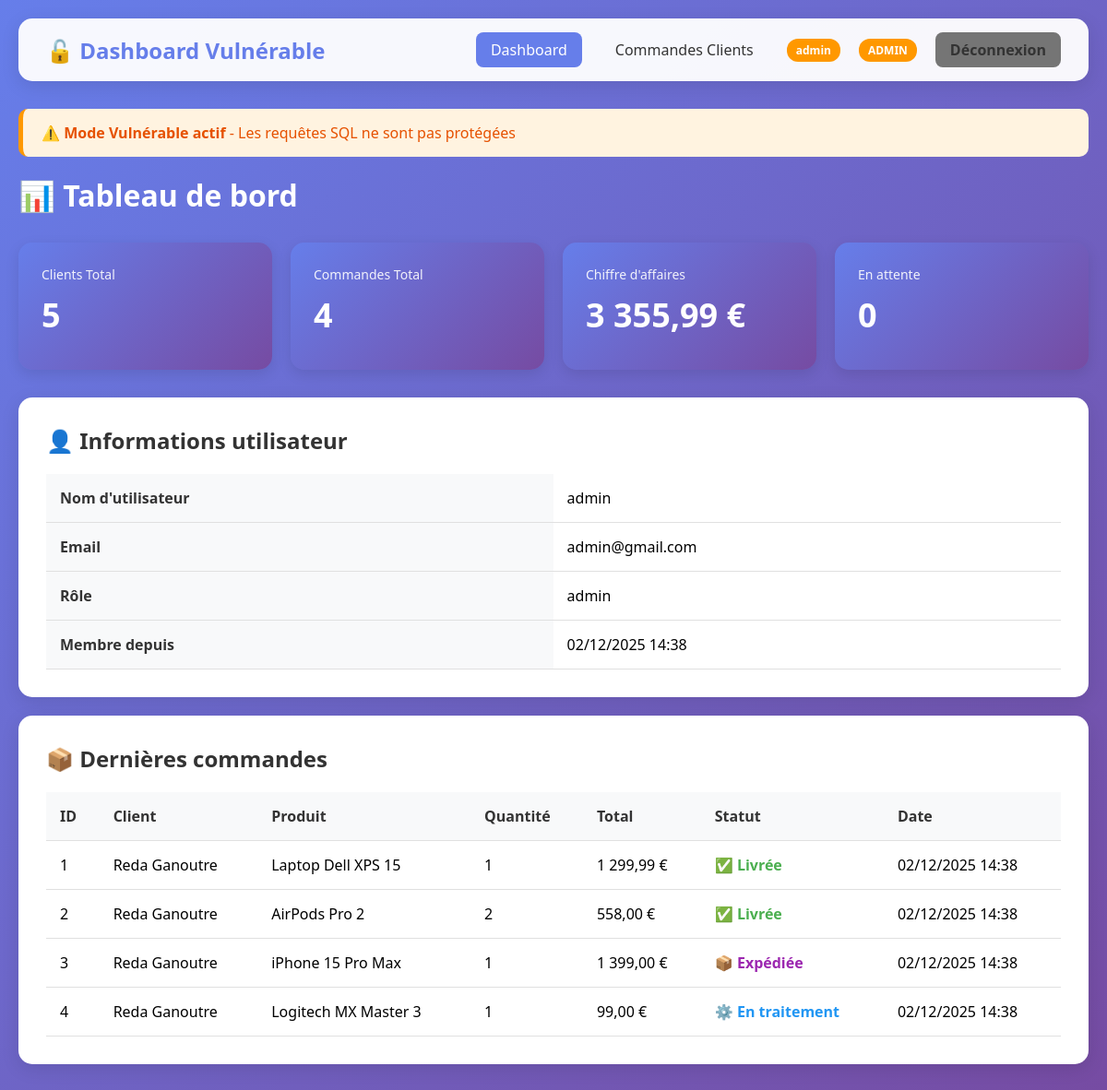
The page /vulnerable/dashboard.php (signed in) on the database its author committed.
### tables this page shows
CREATE TABLE IF NOT EXISTS users (
    id INT AUTO_INCREMENT PRIMARY KEY,
    username VARCHAR(50) NOT NULL UNIQUE,
    password VARCHAR(255) NOT NULL,
    email VARCHAR(100),
    role ENUM('admin', 'user') DEFAULT 'user',
    created_at TIMESTAMP DEFAULT CURRENT_TIMESTAMP
);

CREATE TABLE IF NOT EXISTS orders (
    id INT AUTO_INCREMENT PRIMARY KEY,
    client_id INT NOT NULL,
    product_id INT NOT NULL,
    quantity INT NOT NULL,
    total_price DECIMAL(10, 2) NOT NULL,
    status ENUM('pending', 'processing', 'shipped', 'delivered', 'cancelled') DEFAULT 'pending',
    order_date TIMESTAMP DEFAULT CURRENT_TIMESTAMP,
    FOREIGN KEY (client_id) REFERENCES clients(id) ON DELETE CASCADE,
    FOREIGN KEY (product_id) REFERENCES products(id) ON DELETE CASCADE
);

CREATE TABLE IF NOT EXISTS clients (
    id INT AUTO_INCREMENT PRIMARY KEY,
    name VARCHAR(100) NOT NULL,
    email VARCHAR(100) NOT NULL,
    phone VARCHAR(20),
    address TEXT,
    created_at TIMESTAMP DEFAULT CURRENT_TIMESTAMP
);

CREATE TABLE IF NOT EXISTS products (
    id INT AUTO_INCREMENT PRIMARY KEY,
    name VARCHAR(100) NOT NULL,
    price DECIMAL(10, 2) NOT NULL,
    stock INT DEFAULT 0,
    description TEXT,
    created_at TIMESTAMP DEFAULT CURRENT_TIMESTAMP
);

### includes/functions.php (called while the page is built, shortened)
<?php
function isLoggedIn() {
    return isset($_SESSION['user_id']);
}
function getCurrentUser($pdo) {
    $stmt = $pdo->prepare("SELECT id, username, email, role, created_at FROM users WHERE id = ? LIMIT 1");
    $stmt->execute([$_SESSION['user_id']]);
    return $stmt->fetch();
}
function isAdmin() {
    return isset($_SESSION['role']) && $_SESSION['role'] === 'admin';
}
function clean($data) {
    return htmlspecialchars($data, ENT_QUOTES, 'UTF-8');
}
function formatPrice($price) {
    return number_format($price, 2, ',', ' ') . ' €';
}
function formatDate($date) {
    return date('d/m/Y H:i', strtotime($date));
}
function translateStatus($status) {
    $statuses = [
        'pending' => '⏳ En attente',
        'processing' => '⚙️ En traitement',
        'shipped' => '📦 Expédiée',
        'delivered' => '✅ Livrée',
        'cancelled' => '❌ Annulée'
    ];
    return $statuses[$status] ?? $status;
}
function getStatusColor($status) {
    $colors = [
        'pending' => '#ff9800',
        'processing' => '#2196f3',
        'shipped' => '#9c27b0',
        'delivered' => '#4caf50',
        'cancelled' => '#f44336'
    ];
    return $colors[$status] ?? '#777';
}
?>

### vulnerable/dashboard.php (the view, shortened to what this page needs)
<?php
require_once '../config/database.php';
require_once '../includes/functions.php';
$user = getCurrentUser($pdo);
$totalClients = $pdo->query("SELECT COUNT(*) as count FROM clients")->fetch()['count'];
$totalOrders = $pdo->query("SELECT COUNT(*) as count FROM orders")->fetch()['count'];
$totalRevenue = $pdo->query("SELECT SUM(total_price) as total FROM orders")->fetch()['total'];
$pendingOrders = $pdo->query("SELECT COUNT(*) as count FROM orders WHERE status = 'pending'")->fetch()['count'];
include '../includes/header.php';
?>
<div class="navbar">
    <div class="navbar-brand">🔓 Dashboard Vulnérable</div>
    <div class="navbar-menu">
        <a href="dashboard.php" class="active">Dashboard</a>
        <a href="orders.php">Commandes Clients</a>
        <span class="badge"><?php echo clean($user['username']); ?></span>
        <?php if (isAdmin()): ?>
            <span class="badge">ADMIN</span>
        <?php endif; ?>
        <a href="../logout.php" class="btn btn-secondary">Déconnexion</a>
    </div>
</div>
<div class="alert alert-warning">
    ⚠️ <strong>Mode Vulnérable actif</strong> - Les requêtes SQL ne sont pas protégées
</div>
<h1 style="color: white; margin-bottom: 30px;">📊 Tableau de bord</h1>
<div class="stats-grid">
    <div class="stat-card">
        <div class="stat-label">Clients Total</div>
        <div class="stat-value"><?php echo $totalClients; ?></div>
    </div>
    <div class="stat-card">
        <div class="stat-label">Commandes Total</div>
        <div class="stat-value"><?php echo $totalOrders; ?></div>
    </div>
    <div class="stat-card">
        <div class="stat-label">Chiffre d'affaires</div>
        <div class="stat-value"><?php echo formatPrice($totalRevenue); ?></div>
    </div>
    <div class="stat-card">
        <div class="stat-label">En attente</div>
        <div class="stat-value"><?php echo $pendingOrders; ?></div>
    </div>
</div>
<div class="card">
    <h2 style="color: #333; margin-bottom: 20px;">👤 Informations utilisateur</h2>
    <table>
        <tr>
            <th>Nom d'utilisateur</th>
            <td><?php echo clean($user['username']); ?></td>
        </tr>
        <tr>
            <th>Email</th>
            <td><?php echo clean($user['email']); ?></td>
        </tr>
        <tr>
            <th>Rôle</th>
            <td><?php echo clean($user['role']); ?></td>
        </tr>
        <tr>
            <th>Membre depuis</th>
            <td><?php echo formatDate($user['created_at']); ?></td>
        </tr>
    </table>
</div>
<div class="card">
    <h2 style="color: #333; margin-bottom: 20px;">📦 Dernières commandes</h2>
    <?php
    $recentOrders = $pdo->query("
        SELECT o.*, c.name as client_name, p.name as product_name
        FROM orders o
        JOIN clients c ON o.client_id = c.id
        JOIN products p ON o.product_id = p.id
        ORDER BY o.order_date DESC
        LIMIT 10
    ")->fetchAll();
    ?>
    <table>
        <thead>
            <tr>
                <th>ID</th>
                <th>Client</th>
                <th>Produit</th>
                <th>Quantité</th>
                <th>Total</th>
                <th>Statut</th>
                <th>Date</th>
            </tr>
        </thead>
        <tbody>
            <?php foreach ($recentOrders as $order): ?>
                <tr>
                    <td><?php echo $order['id']; ?></td>
                    <td><?php echo clean($order['client_name']); ?></td>
                    <td><?php echo clean($order['product_name']); ?></td>
                    <td><?php echo $order['quantity']; ?></td>
                    <td><?php echo formatPrice($order['total_price']); ?></td>
                    <td style="color: <?php echo getStatusColor($order['status']); ?>; font-weight: bold;">
                        <?php echo translateStatus($order['status']); ?>
                    </td>
                    <td><?php echo formatDate($order['order_date']); ?></td>
                </tr>
            <?php endforeach; ?>
        </tbody>
    </table>
</div>
</div>
</body>
</html>

### includes/header.php (style rules this page uses)
* { margin: 0; padding: 0; box-sizing: border-box; }
body { font-family: 'Segoe UI', Tahoma, Geneva, Verdana, sans-serif; background: linear-gradient(135deg, #667eea 0%, #764ba2 100%); min-height: 100vh; padding: 20px; }
.navbar { background: rgba(255, 255, 255, 0.95); padding: 15px 30px; border-radius: 15px; margin-bottom: 30px; display: flex; justify-content: space-between; align-items: center; box-shadow: 0 5px 20px rgba(0,0,0,0.1); }
.navbar-brand { font-size: 24px; font-weight: bold; color: #667eea; }
.navbar-menu { display: flex; gap: 20px; align-items: center; }
.navbar-menu a { color: #333; text-decoration: none; padding: 8px 16px; border-radius: 8px; transition: background 0.3s; }
.navbar-menu a.active { background: #667eea; color: white; }
.badge { background: #ff9800; color: white; padding: 4px 10px; border-radius: 12px; font-size: 12px; font-weight: bold; }
.card { background: white; border-radius: 15px; padding: 30px; margin-bottom: 20px; box-shadow: 0 5px 20px rgba(0,0,0,0.1); }
.alert { padding: 15px 20px; border-radius: 10px; margin-bottom: 20px; border-left: 5px solid; }
.alert-warning { background: #fff3e0; border-color: #ff9800; color: #e65100; }
.btn { padding: 12px 24px; border: none; border-radius: 8px; font-size: 16px; font-weight: 600; cursor: pointer; transition: all 0.3s; text-decoration: none; display: inline-block; }
.btn-secondary { background: #757575; color: white; }
table { width: 100%; border-collapse: collapse; margin-top: 20px; }
th, td { padding: 15px; text-align: left; border-bottom: 1px solid #e0e0e0; }
th { background: #f8f9fa; font-weight: 600; color: #333; }
.stats-grid { display: grid; grid-template-columns: repeat(auto-fit, minmax(250px, 1fr)); gap: 20px; margin-bottom: 30px; }
.stat-card { background: linear-gradient(135deg, #667eea 0%, #764ba2 100%); color: white; padding: 25px; border-radius: 15px; box-shadow: 0 5px 15px rgba(0,0,0,0.1); }
.stat-value { font-size: 36px; font-weight: bold; margin: 10px 0; }
.stat-label { font-size: 14px; opacity: 0.9; }

### rows shown on the page
users: username "admin", email "admin@gmail.com", role "admin", created_at "02/12/2025 14:38"
orders: id "1", client.name "Reda Ganoutre", product.name "Laptop Dell XPS 15", quantity "1", total_price "1 299,99 €", order_date "02/12/2025 14:38"
orders: id "2", client.name "Reda Ganoutre", product.name "AirPods Pro 2", quantity "2", total_price "558,00 €", order_date "02/12/2025 14:38"
orders: id "3", client.name "Reda Ganoutre", product.name "iPhone 15 Pro Max", quantity "1", total_price "1 399,00 €", order_date "02/12/2025 14:38"
orders: id "4", client.name "Reda Ganoutre", product.name "Logitech MX Master 3", quantity "1", total_price "99,00 €", order_date "02/12/2025 14:38"

### other values the page prints
$totalClients "5"
$totalOrders "4"
formatPrice($totalRevenue) "3 355,99 €"
$pendingOrders "0"
